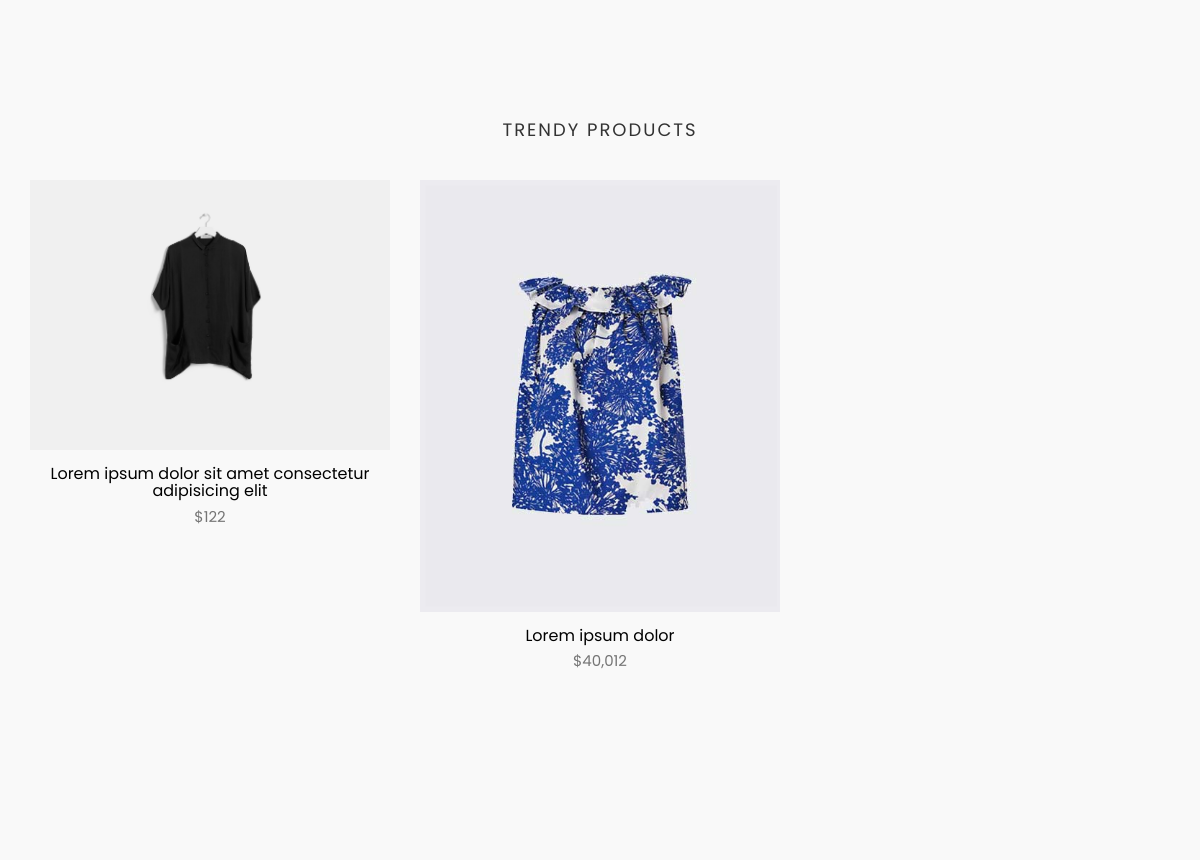
The app's page / (upper part), older data.
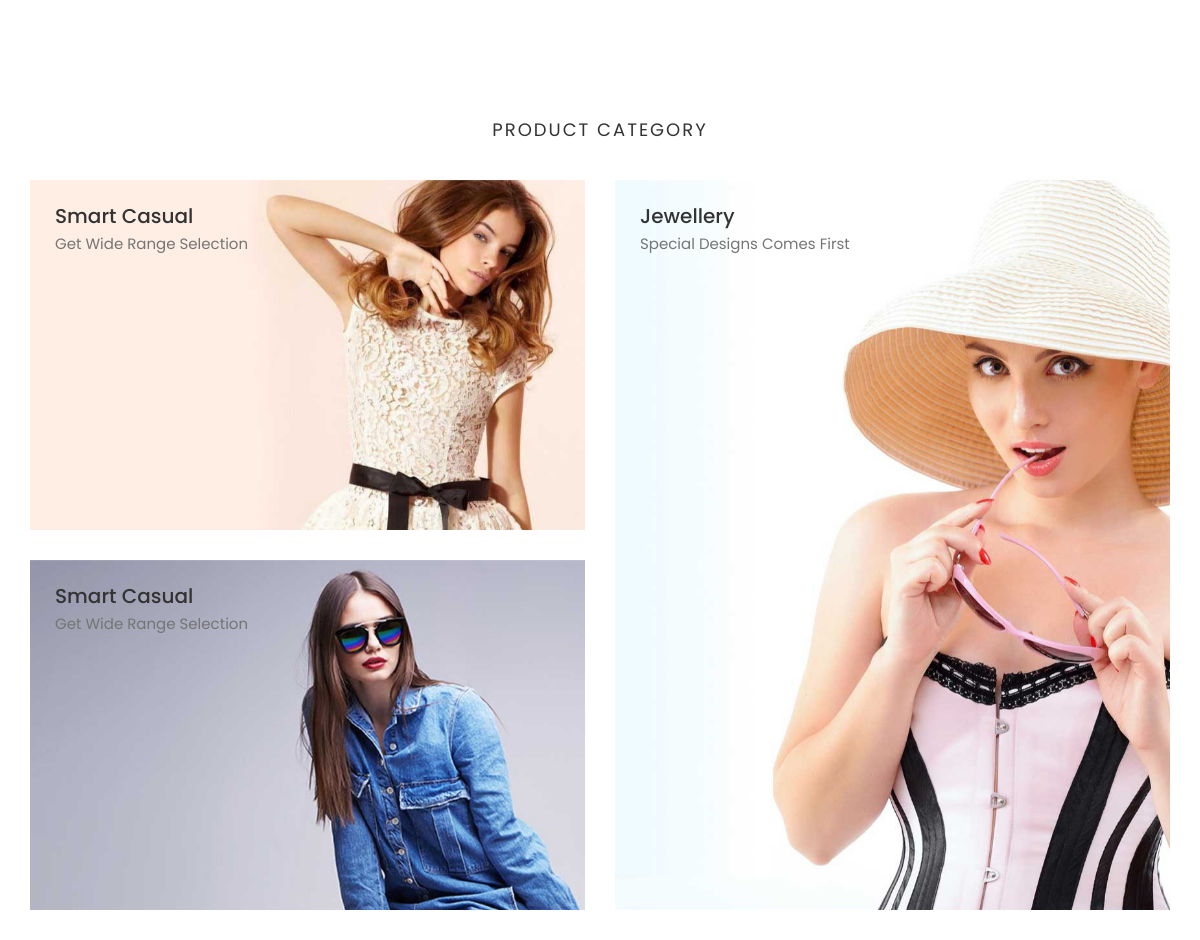
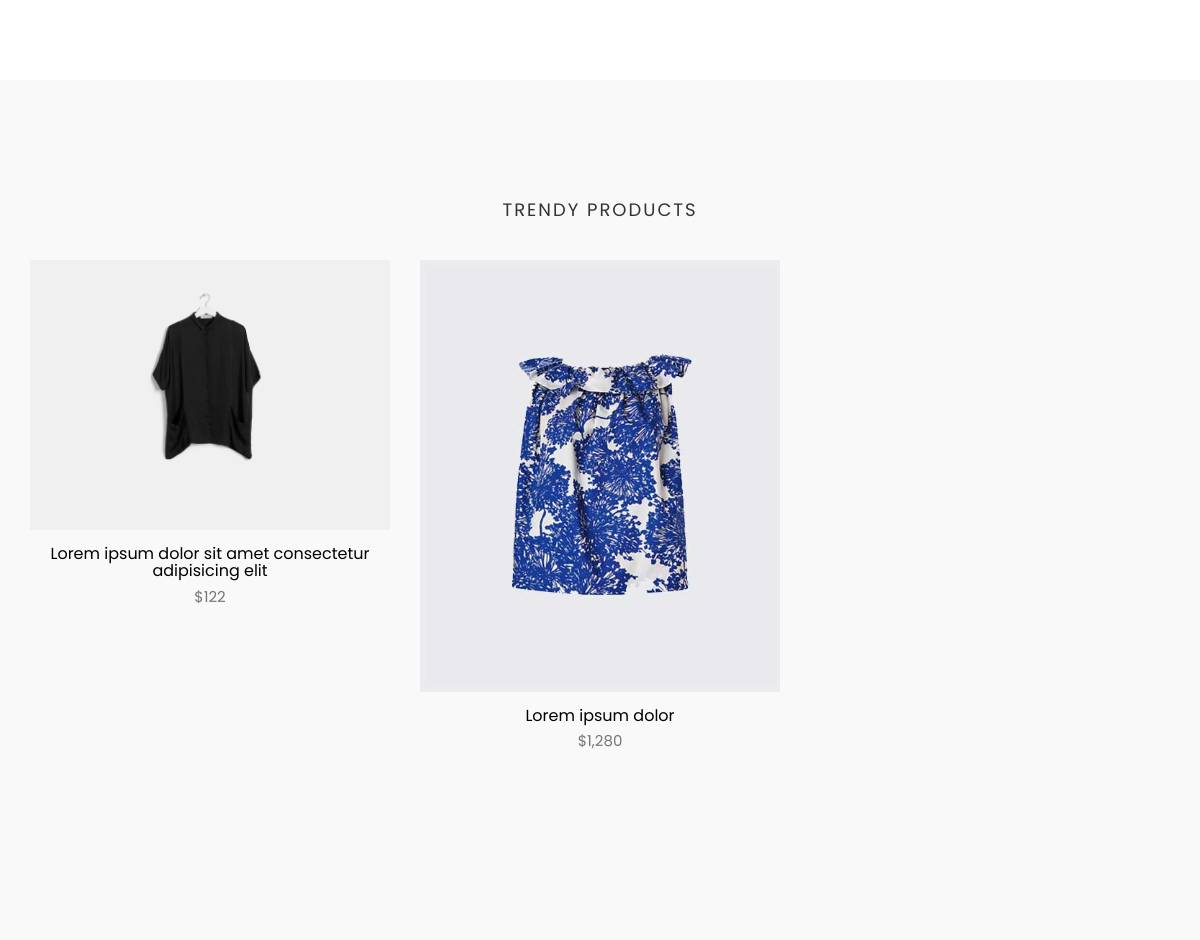
The same page, newer data (2 pictures, top to bottom).
### product_module/models.py (models this page shows, shortened)
class Product(models.Model):
    image=models.ImageField(upload_to='images/products',null=True,blank=True)
    title=models.CharField(max_length=300,db_index=True)
    price=models.PositiveIntegerField()
    discount_price=models.PositiveIntegerField(null=True,blank=True)
    is_active=models.BooleanField(default=True)
    is_delete=models.BooleanField(default=False)
    added_date=models.DateTimeField(auto_now_add=True)
    updated_date=models.DateTimeField(auto_now=True)
    slug=models.SlugField(blank=True,null=True,db_index=True)
    content=models.TextField(null=True,blank=True)
    short_description=models.CharField(max_length=320,db_index=True,null=True,blank=True)
    brand=models.ForeignKey(ProductBrand,on_delete=models.SET_NULL,blank=True,null=True)
    category=models.ManyToManyField(ProductCategory)
    rating=models.PositiveIntegerField(default=0,validators=[MaxValueValidator(5),MinValueValidator(0)],blank=True,null=True)
    sorting=models.ForeignKey(ProductSorting,on_delete=models.PROTECT,null=True,blank=True)
    class Meta:
        verbose_name='product'
        verbose_name_plural='products'

class ProductCategory(models.Model):
    class ProductCategoryPosition(models.TextChoices):
        right='right','position of this banner is enitre of right'
        top_left='top_left','position of this banner is top of left side'
        bottom_left='bottom_left','position of this banner is bottom of left side'
    parent=models.ForeignKey('ProductCategory',on_delete=models.CASCADE,null=True,blank=True)
    title=models.CharField(max_length=300,db_index=True)
    url_title=models.CharField(max_length=300)
    is_active=models.BooleanField(default=True)
    is_delete=models.BooleanField(default=False)
    is_banner=models.BooleanField(default=False)
    image=models.ImageField(upload_to='images/product-category-banners',blank=True,null=True)
    position=models.CharField(max_length=150,choices=ProductCategoryPosition.choices,blank=True,null=True)
    short_description_banner=models.CharField(max_length=511,null=True,blank=True)
    class Meta:
        verbose_name='category'
        verbose_name_plural='categories'

### home_module/views.py (the view, shortened to what this page needs)
# urls.py: path('',views.index,name='home-page'),
def index(request):
    form=GetUserEmailForSubscribeForm()
    product_category_banner_right=ProductCategory.objects.filter(is_delete=False,is_banner=True,position__exact=ProductCategory.ProductCategoryPosition.right).first()
    product_category_banner_top_left=ProductCategory.objects.filter(is_delete=False,is_banner=True,position__exact=ProductCategory.ProductCategoryPosition.top_left).first()
    product_category_banner_bottom_left=ProductCategory.objects.filter(is_delete=False,is_banner=True,position__exact=ProductCategory.ProductCategoryPosition.bottom_left).first()
    trend_products=Product.objects.filter(is_active=True,is_delete=False).annotate(visit_count=Count('productvisit')).order_by('-visit_count')[:9]
    return render(request,'home_module/index.html',{
        'form':form,
        'trend_products':trend_products,
        'product_category_banner_right':product_category_banner_right,
        'product_category_banner_top_left':product_category_banner_top_left,
        'product_category_banner_bottom_left':product_category_banner_bottom_left,
    })

### order_module/context_processors.py (called while the page is built)
def basket_products(request):
    user_basket=OrderBasket.objects.prefetch_related('order_detail').filter(is_paid=False,user_id=request.user.id).first()
    if user_basket is not None:
        return {'user_basket':user_basket}
    else:
        return {'user_basket':None}

### polls/templatetags/poll_extras.py (called while the page is built)
@register.filter(name='three_digits')
def three_digits(value:int):
    return '{:,}'.format(value)

### home_module/templates/home_module/index.html (shortened to what the changed rows need)
{% extends "base.html" %}
{% load render_partial %}
{% load thumbnail %}
{% load poll_extras %}
{% block content %}
    {% if product_category_banner_bottom_left and product_category_banner_bottom_left and product_category_banner_right %}
        <section class="product-category section">
            <div class="container">
                <div class="row">
                    <div class="col-md-12">
                        <div class="title text-center">
                            <h2>Product Category</h2>
                        </div>
                    </div>
                    {% if product_category_banner_bottom_left and product_category_banner_top_left %}
                        <div class="col-md-6">
                            <div class="category-box">
                                <a href="{% url "products-by-category" category=product_category_banner_bottom_left.url_title %}">
                                    {% if product_category_banner_bottom_left.image %}
                                    {% thumbnail product_category_banner_bottom_left.image '555x780' as pc %}
                                    <img src="{{pc.url}}" alt="" />
                                    {% endthumbnail %}
                                    {% else %}
                                        <img src="/static/images/shop/category/category-1.jpg" alt="" />
                                    {% endif %}
                                        <div class="content">
                                        <h3>{{product_category_banner_bottom_left.title|title}}</h3>
                                        <p>{{product_category_banner_bottom_left.short_description_banner|title}}</p>
                                    </div>
                                </a>
                            </div>
                            <div class="category-box">
                                <a href="{% url "products-by-category" category=product_category_banner_bottom_left.url_title %}">
                                    {% if product_category_banner_bottom_left.image %}
                                    {% thumbnail product_category_banner_bottom_left.image '555x780' as pc %}
                                        <img src="{{pc.url}}" alt="" />
                                    {% endthumbnail %}
                                    {% else %}
                                        <img src="/static/images/shop/category/category-2.jpg" alt="" />
                                    {% endif %}
                                        <div class="content">
                                        <h3>{{product_category_banner_bottom_left.title|title}}</h3>
                                        <p>{{product_category_banner_bottom_left.short_description_banner|title}}</p>
                                    </div>
                                </a>
                            </div>
                        </div>
                    {% endif %}
                    {% if product_category_banner_top_left %}
                        <div class="col-md-6">
                            <div class="category-box category-box-2">
                                <a href="{% url "products-by-category" category=product_category_banner_right.url_title %}">
                                    {% if product_category_banner_right.image %}
                                    {% thumbnail product_category_banner_right.image '555x780' as pc %}
                                        <img src="{{pc.url}}" alt="" />
                                    {% endthumbnail %}
                                    {% else %}
                                        <img src="/static/images/shop/category/category-3.jpg" alt="" />
                                    {% endif %}
                                        <div class="content">
                                        <h3>{{product_category_banner_right.title|title}}</h3>
                                        <p>{{product_category_banner_right.short_description_banner|title}}</p>
                                    </div>
                                </a>
                            </div>
                        </div>
                    {% endif %}
                </div>
            </div>
        </section>
    {% endif %}
    <section class="products section bg-gray">
        <div class="container">
            <div class="row">
                <div class="title text-center">
                    <h2>Trendy Products</h2>
                </div>
            </div>
            <div class="row">
                {% for trend_product in trend_products %}
                    {% include "product_module/includes/product_item.html" with product=trend_product col_size=4 %}
                {% endfor %}
            </div>
        </div>
    </section>
{% endblock content %}

### product_module/templates/product_module/includes/product_item.html (shortened to what this page needs)
{% load poll_extras %}
{% load thumbnail %}
<div class="col-md-{{col_size}}">
    <div class="product-item">
        <div class="product-thumb">
            {% thumbnail product.image "260x315" crop='center' quality=95 as im%}
                <img class="img-responsive" src="{{im.url}}" alt="product-img" />
            {% endthumbnail %}
        </div>
        <div class="product-content">
            <h4><a href="product-single.html">{{product.title}}</a></h4>
            <p class="price">${{product.price|three_digits}}</p>
        </div>
    </div>
</div>

Row changes from the older to the newer data that the page shows:
added ProductCategory: title "Smart Casual", short_description_banner "Get Wide Range Selection"
added ProductCategory: title "Jewellery", short_description_banner "Special Designs Comes First"
changed Product "Lorem ipsum dolor": price|three_digits "40,012" → "1,280"
Text that changed along with them:
text now shown: "PRODUCT CATEGORY"
